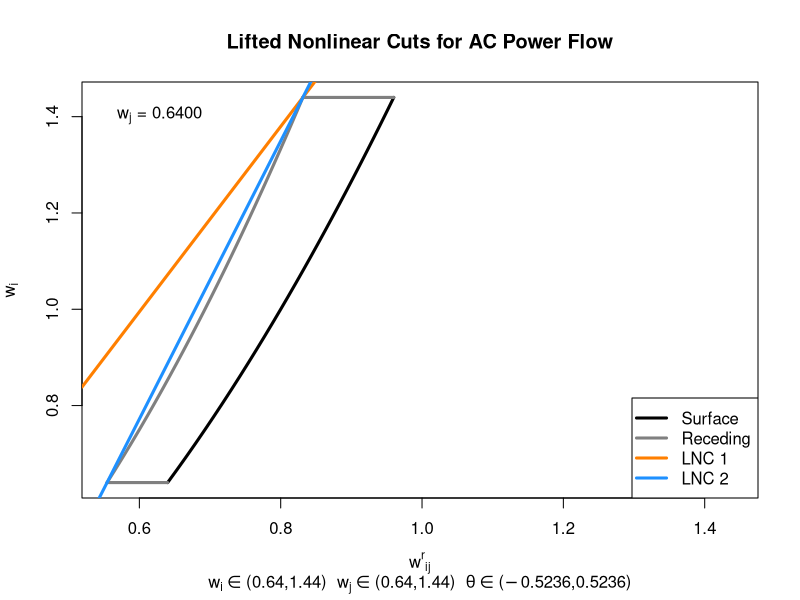
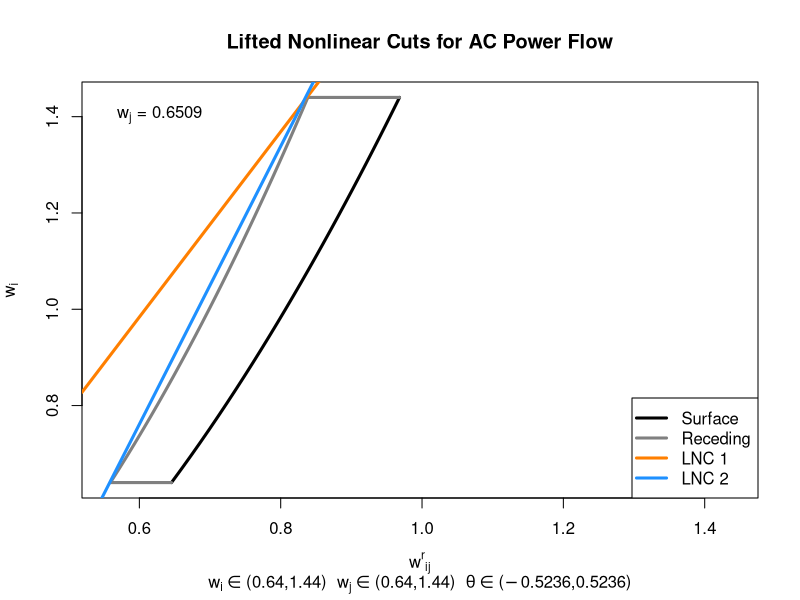
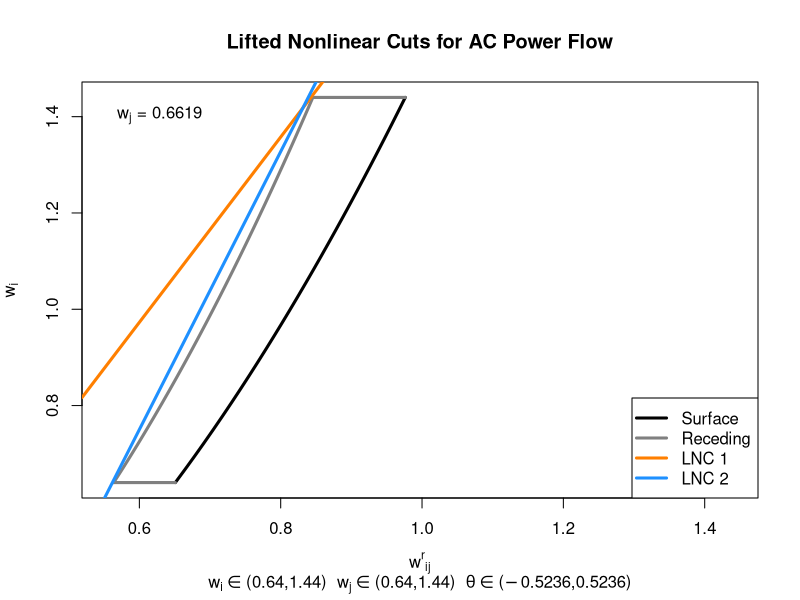
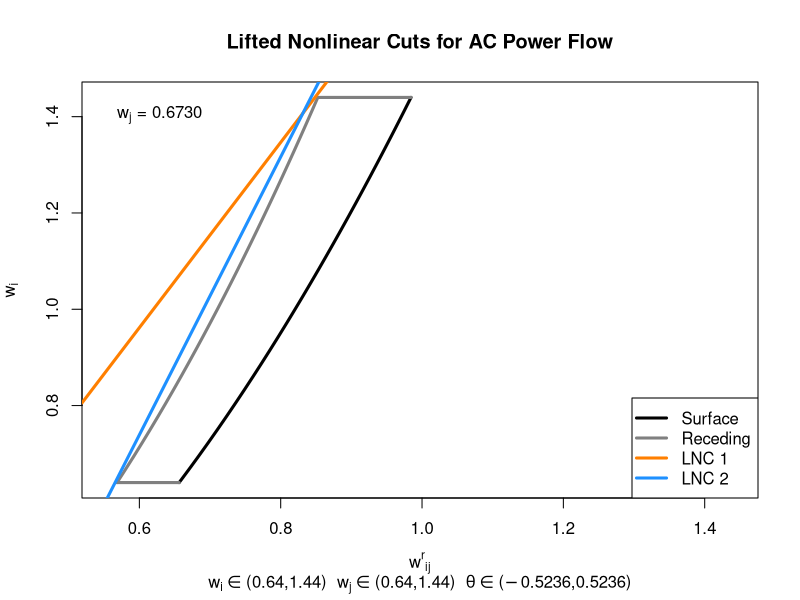
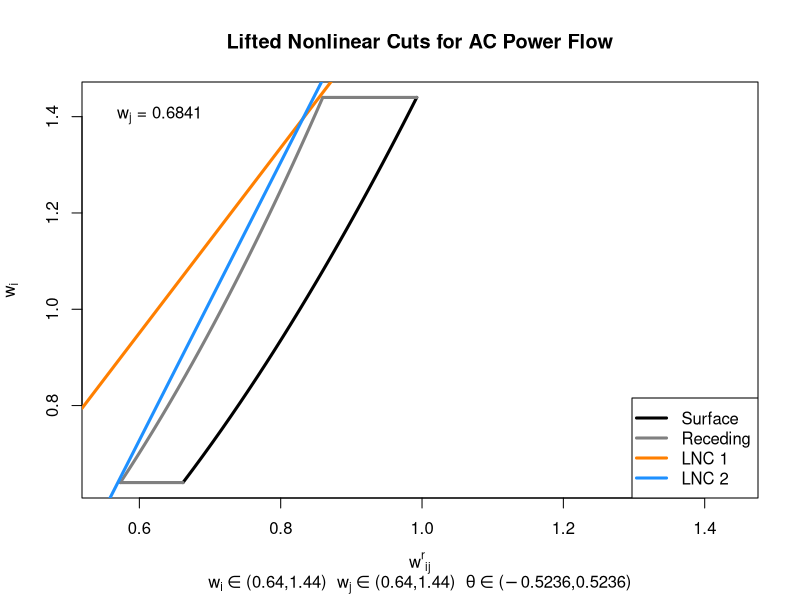
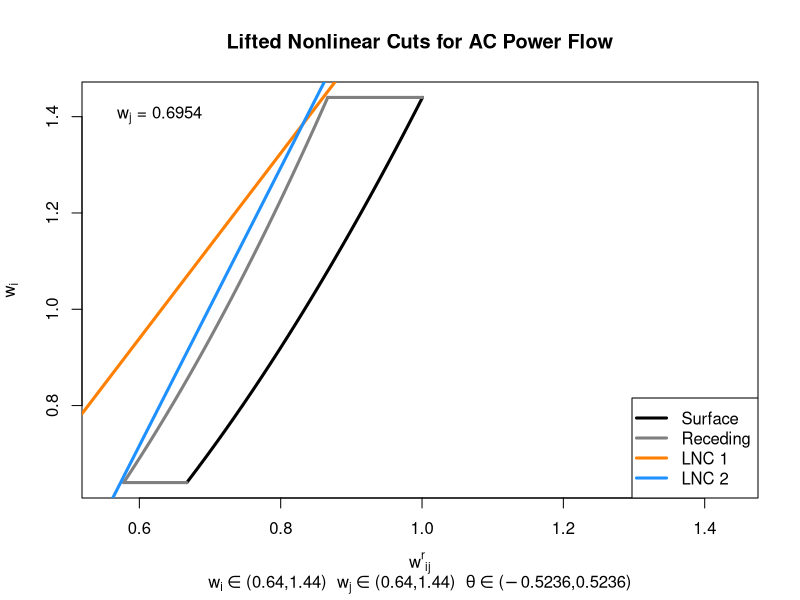
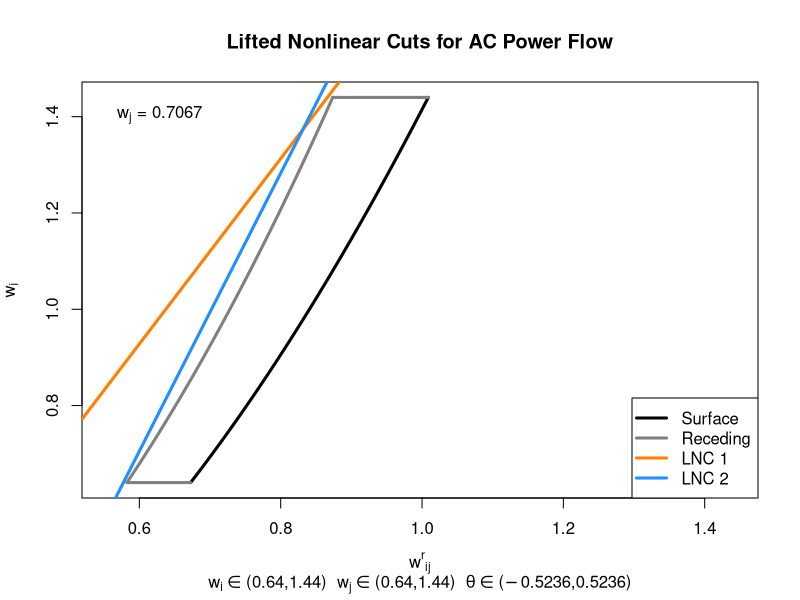
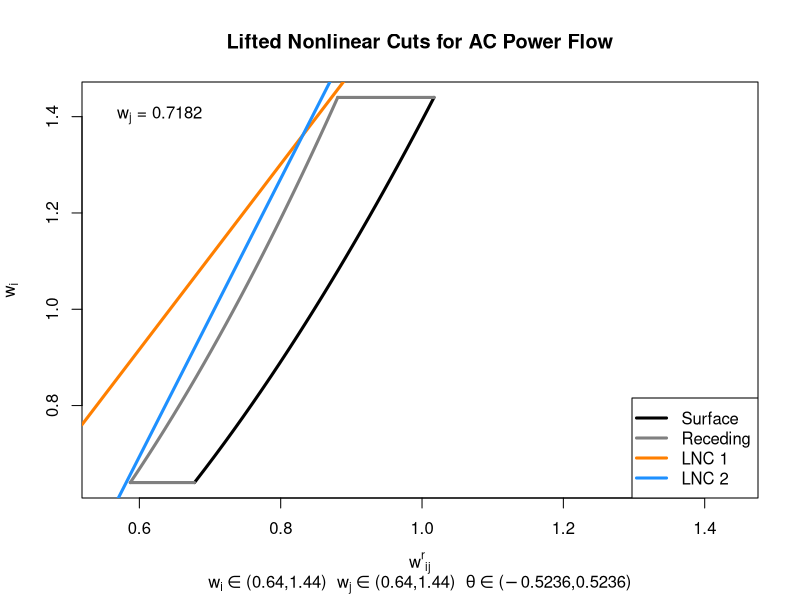

Write R code to recreate these figures, in order. (Note: this script raises an error after producing the figures.)
# For details of this cuts this file is demonstrating see http://arxiv.org/abs/1512.04644 

# assumes theta bounds are +/- around 0, w.o.l.g.
# this allows us to easily take the projection through reference angle of theta = 0

animation_steps = 60

#theta_ub = 0.261799 # 15 degrees in radians
theta_ub = 0.5236 # 30 degrees in radians
vi_ub = 1.2
vi_lb = 0.8

vj_ub = 1.2
vj_lb = 0.8

vi_sigma = vi_ub+vi_lb
vj_sigma = vj_ub+vj_lb

wi_ub = vi_ub^2
wi_lb = vi_lb^2

wj_ub = vj_ub^2
wj_lb = vj_lb^2


vj_val = vj_lb
wj_val = vj_val^2


line_width = 3
receding_color = rgb(0.5,0.5,0.5)
lnc1_color = "darkorange1"
lnc2_color = "dodgerblue1"

file_name_prefix = "lnc"

vj_steps = seq(vj_lb, vj_ub, length.out=animation_steps)
#vj_steps = c((vj_lb+vj_ub)/2)
for (i in 1:length(vj_steps)) {

  vj_val = vj_steps[i]
  wj_val = vj_val^2

  pdf(paste("./pdfs/",file_name_prefix,"_",sprintf("%03d",i),".pdf",sep=""), pointsize=14, width=7, height=7, bg="white")
    x_lims = c(vi_lb*vj_lb*cos(theta_ub), vi_ub*vj_ub)
    y_lims = c(wi_lb, wi_ub)
    #print(x_lims)
    #print(y_lims)

    wi_steps = seq(wi_lb, wi_ub, length.out=30)

    plot(x_lims, y_lims, 
      main="Lifted Nonlinear Cuts for AC Power Flow", 
      sub=substitute(paste(w[i] %in% {}, "(", wil, ",", wiu,")  ", w[j] %in% {}, "(", wjl, ",", wju,")  ", theta %in% {}, "(", -tu, ",", tu, ")", sep=""), list(wil = wi_lb, wiu = wi_ub, wjl = wj_lb, wju = wj_ub, tu = theta_ub) ), 
      xlab=expression({w^r}[ij]), ylab=expression(w[i]), type="n")

    # cut through theta=0
    points(sqrt(wi_steps*wj_val), wi_steps, type="l", lwd=line_width)
    
    # cut through the extreme value of theta, theta_ub
    points(sqrt(wi_steps*wj_val)*cos(theta_ub), wi_steps, type="l", lty=1, lwd=line_width, col=receding_color)

    # UB connecting line
    points(c(sqrt(wi_ub*wj_val)*cos(theta_ub), sqrt(wi_ub*wj_val)), c(wi_ub, wi_ub), type="l", lty=1, lwd=line_width, col=receding_color)

    # LB connecting line
    points(c(sqrt(wi_lb*wj_val)*cos(theta_ub), sqrt(wi_lb*wj_val)), c(wi_lb, wi_lb), type="l", lty=1, lwd=line_width, col=receding_color)

    # lnc 1
    # vj_ub*cos(theta_ub)*vj_sigma*w_i == vi_sigma*vj_sigma*wr_ij - vi_ub*cos(theta_ub)*vi_sigma*w_j - vi_ub*vj_ub*cos(theta_ub)*(vi_lb*vj_lb - vi_ub*vj_ub) 
    lnc1_m = vi_sigma*vj_sigma/(vj_ub*cos(theta_ub)*vj_sigma)
    lnc1_b = (-vi_ub*vi_sigma*wj_val - vi_ub*vj_ub*(vi_lb*vj_lb - vi_ub*vj_ub))/(vj_ub*vj_sigma)
    abline(lnc1_b, lnc1_m, col=lnc1_color, lwd=line_width)
   
    # lnc 2
    # vj_lb*cos(theta_ub)*vj_sigma*w_i  == vi_sigma*vj_sigma*wr_ij - vi_lb*cos(theta_ub)*vi_sigma*w_j - vi_lb*vj_lb*cos(theta_ub)*(vi_ub*vj_ub - vi_lb*vj_lb)
    lnc2_m = vi_sigma*vj_sigma/(vj_lb*cos(theta_ub)*vj_sigma)
    lnc2_b = (-vi_lb*vi_sigma*wj_val - vi_lb*vj_lb*(vi_ub*vj_ub - vi_lb*vj_lb))/(vj_lb*vj_sigma)
    abline(lnc2_b, lnc2_m, col=lnc2_color, lwd=line_width)

    # documentation
    text( x_lims[1], y_lims[2]*0.97, pos=4, substitute(paste(w[j], " = ", wjv), list(wjv = sprintf("%.4f",wj_val))) ) #,     adj = c( 0, 1 ), col = "blue" )

    legend("bottomright", c("Surface", "Receding", "LNC 1", "LNC 2"), col = c("black", receding_color, lnc1_color, lnc2_color),
         lwd = c(line_width, line_width, line_width),
         merge = TRUE, bg="white")

  dev.off()
}